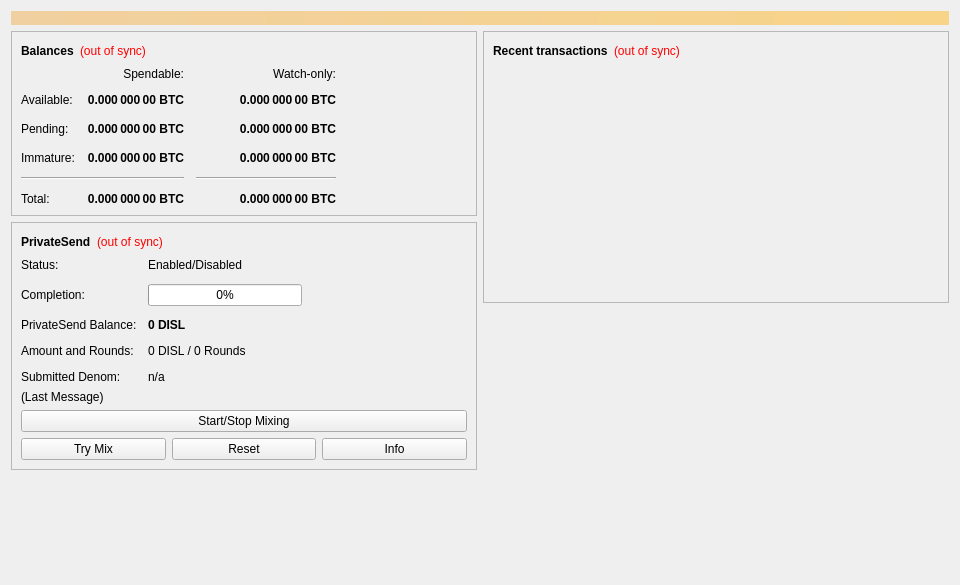
<?xml version="1.0" encoding="UTF-8"?>
<ui version="4.0">
 <class>OverviewPage</class>
 <widget class="QWidget" name="OverviewPage">
  <property name="geometry">
   <rect>
    <x>0</x>
    <y>0</y>
    <width>960</width>
    <height>585</height>
   </rect>
  </property>
  <property name="minimumSize">
   <size>
    <width>960</width>
    <height>0</height>
   </size>
  </property>
  <property name="windowTitle">
   <string>Form</string>
  </property>
  <layout class="QVBoxLayout" name="topLayout">
   <item>
    <widget class="QLabel" name="labelAlerts">
     <property name="visible">
      <bool>false</bool>
     </property>
     <property name="styleSheet">
      <string notr="true">background-color: qlineargradient(x1: 0, y1: 0, x2: 1, y2: 0, stop:0 #F0D0A0, stop:1 #F8D488); color:#000000;</string>
     </property>
     <property name="wordWrap">
      <bool>true</bool>
     </property>
     <property name="margin">
      <number>3</number>
     </property>
    </widget>
   </item>
   <item>
    <layout class="QHBoxLayout" name="horizontalLayout" stretch="1,1">
     <item>
      <layout class="QVBoxLayout" name="verticalLayout_2">
       <item>
        <widget class="QFrame" name="frame">
         <property name="frameShape">
          <enum>QFrame::StyledPanel</enum>
         </property>
         <property name="frameShadow">
          <enum>QFrame::Raised</enum>
         </property>
         <layout class="QVBoxLayout" name="verticalLayout_4">
          <item>
           <layout class="QHBoxLayout" name="horizontalLayout_4">
            <item>
             <widget class="QLabel" name="label_5">
              <property name="font">
               <font>
                <weight>75</weight>
                <bold>true</bold>
               </font>
              </property>
              <property name="text">
               <string>Balances</string>
              </property>
             </widget>
            </item>
            <item>
             <widget class="QLabel" name="labelWalletStatus">
              <property name="toolTip">
               <string>The displayed information may be out of date. Your wallet automatically synchronizes with the DigitSlate network after a connection is established, but this process has not completed yet.</string>
              </property>
              <property name="styleSheet">
               <string notr="true">QLabel { color: red; }</string>
              </property>
              <property name="text">
               <string notr="true">(out of sync)</string>
              </property>
              <property name="alignment">
               <set>Qt::AlignLeading|Qt::AlignLeft|Qt::AlignVCenter</set>
              </property>
             </widget>
            </item>
            <item>
             <spacer name="horizontalSpacer_3">
              <property name="orientation">
               <enum>Qt::Horizontal</enum>
              </property>
              <property name="sizeHint" stdset="0">
               <size>
                <width>40</width>
                <height>20</height>
               </size>
              </property>
             </spacer>
            </item>
           </layout>
          </item>
          <item>
           <layout class="QGridLayout" name="gridLayout">
            <property name="spacing">
             <number>12</number>
            </property>
            <item row="2" column="2">
             <widget class="QLabel" name="labelWatchPending">
              <property name="font">
               <font>
                <weight>75</weight>
                <bold>true</bold>
               </font>
              </property>
              <property name="cursor">
               <cursorShape>IBeamCursor</cursorShape>
              </property>
              <property name="toolTip">
               <string>Unconfirmed transactions to watch-only addresses</string>
              </property>
              <property name="text">
               <string notr="true">0.000 000 00 BTC</string>
              </property>
              <property name="alignment">
               <set>Qt::AlignRight|Qt::AlignTrailing|Qt::AlignVCenter</set>
              </property>
              <property name="textInteractionFlags">
               <set>Qt::LinksAccessibleByMouse|Qt::TextSelectableByKeyboard|Qt::TextSelectableByMouse</set>
              </property>
             </widget>
            </item>
            <item row="2" column="1">
             <widget class="QLabel" name="labelUnconfirmed">
              <property name="font">
               <font>
                <weight>75</weight>
                <bold>true</bold>
               </font>
              </property>
              <property name="cursor">
               <cursorShape>IBeamCursor</cursorShape>
              </property>
              <property name="toolTip">
               <string>Total of transactions that have yet to be confirmed, and do not yet count toward the spendable balance</string>
              </property>
              <property name="text">
               <string notr="true">0.000 000 00 BTC</string>
              </property>
              <property name="alignment">
               <set>Qt::AlignRight|Qt::AlignTrailing|Qt::AlignVCenter</set>
              </property>
              <property name="textInteractionFlags">
               <set>Qt::LinksAccessibleByMouse|Qt::TextSelectableByKeyboard|Qt::TextSelectableByMouse</set>
              </property>
             </widget>
            </item>
            <item row="3" column="2">
             <widget class="QLabel" name="labelWatchImmature">
              <property name="font">
               <font>
                <weight>75</weight>
                <bold>true</bold>
               </font>
              </property>
              <property name="cursor">
               <cursorShape>IBeamCursor</cursorShape>
              </property>
              <property name="toolTip">
               <string>Mined balance in watch-only addresses that has not yet matured</string>
              </property>
              <property name="text">
               <string notr="true">0.000 000 00 BTC</string>
              </property>
              <property name="alignment">
               <set>Qt::AlignRight|Qt::AlignTrailing|Qt::AlignVCenter</set>
              </property>
              <property name="textInteractionFlags">
               <set>Qt::LinksAccessibleByMouse|Qt::TextSelectableByKeyboard|Qt::TextSelectableByMouse</set>
              </property>
             </widget>
            </item>
            <item row="4" column="0" colspan="2">
             <widget class="Line" name="lineSpendableBalance">
              <property name="orientation">
               <enum>Qt::Horizontal</enum>
              </property>
             </widget>
            </item>
            <item row="4" column="2">
             <widget class="Line" name="lineWatchBalance">
              <property name="sizePolicy">
               <sizepolicy hsizetype="Preferred" vsizetype="Fixed">
                <horstretch>0</horstretch>
                <verstretch>0</verstretch>
               </sizepolicy>
              </property>
              <property name="minimumSize">
               <size>
                <width>140</width>
                <height>0</height>
               </size>
              </property>
              <property name="orientation">
               <enum>Qt::Horizontal</enum>
              </property>
             </widget>
            </item>
            <item row="5" column="0">
             <widget class="QLabel" name="labelTotalText">
              <property name="text">
               <string>Total:</string>
              </property>
             </widget>
            </item>
            <item row="3" column="1">
             <widget class="QLabel" name="labelImmature">
              <property name="font">
               <font>
                <weight>75</weight>
                <bold>true</bold>
               </font>
              </property>
              <property name="cursor">
               <cursorShape>IBeamCursor</cursorShape>
              </property>
              <property name="toolTip">
               <string>Mined balance that has not yet matured</string>
              </property>
              <property name="text">
               <string notr="true">0.000 000 00 BTC</string>
              </property>
              <property name="alignment">
               <set>Qt::AlignRight|Qt::AlignTrailing|Qt::AlignVCenter</set>
              </property>
              <property name="textInteractionFlags">
               <set>Qt::LinksAccessibleByMouse|Qt::TextSelectableByKeyboard|Qt::TextSelectableByMouse</set>
              </property>
             </widget>
            </item>
            <item row="2" column="3">
             <spacer name="horizontalSpacer_2">
              <property name="orientation">
               <enum>Qt::Horizontal</enum>
              </property>
              <property name="sizeHint" stdset="0">
               <size>
                <width>40</width>
                <height>20</height>
               </size>
              </property>
             </spacer>
            </item>
            <item row="3" column="0">
             <widget class="QLabel" name="labelImmatureText">
              <property name="text">
               <string>Immature:</string>
              </property>
             </widget>
            </item>
            <item row="5" column="1">
             <widget class="QLabel" name="labelTotal">
              <property name="font">
               <font>
                <weight>75</weight>
                <bold>true</bold>
               </font>
              </property>
              <property name="cursor">
               <cursorShape>IBeamCursor</cursorShape>
              </property>
              <property name="toolTip">
               <string>Your current total balance</string>
              </property>
              <property name="text">
               <string notr="true">0.000 000 00 BTC</string>
              </property>
              <property name="alignment">
               <set>Qt::AlignRight|Qt::AlignTrailing|Qt::AlignVCenter</set>
              </property>
              <property name="textInteractionFlags">
               <set>Qt::LinksAccessibleByMouse|Qt::TextSelectableByKeyboard|Qt::TextSelectableByMouse</set>
              </property>
             </widget>
            </item>
            <item row="5" column="2">
             <widget class="QLabel" name="labelWatchTotal">
              <property name="font">
               <font>
                <weight>75</weight>
                <bold>true</bold>
               </font>
              </property>
              <property name="cursor">
               <cursorShape>IBeamCursor</cursorShape>
              </property>
              <property name="toolTip">
               <string>Current total balance in watch-only addresses</string>
              </property>
              <property name="text">
               <string notr="true">0.000 000 00 BTC</string>
              </property>
              <property name="alignment">
               <set>Qt::AlignRight|Qt::AlignTrailing|Qt::AlignVCenter</set>
              </property>
              <property name="textInteractionFlags">
               <set>Qt::LinksAccessibleByMouse|Qt::TextSelectableByKeyboard|Qt::TextSelectableByMouse</set>
              </property>
             </widget>
            </item>
            <item row="0" column="2">
             <widget class="QLabel" name="labelWatchonly">
              <property name="text">
               <string>Watch-only:</string>
              </property>
              <property name="alignment">
               <set>Qt::AlignRight|Qt::AlignTrailing|Qt::AlignVCenter</set>
              </property>
             </widget>
            </item>
            <item row="1" column="0">
             <widget class="QLabel" name="labelBalanceText">
              <property name="text">
               <string>Available:</string>
              </property>
             </widget>
            </item>
            <item row="1" column="1">
             <widget class="QLabel" name="labelBalance">
              <property name="font">
               <font>
                <weight>75</weight>
                <bold>true</bold>
               </font>
              </property>
              <property name="cursor">
               <cursorShape>IBeamCursor</cursorShape>
              </property>
              <property name="toolTip">
               <string>Your current spendable balance</string>
              </property>
              <property name="text">
               <string notr="true">0.000 000 00 BTC</string>
              </property>
              <property name="alignment">
               <set>Qt::AlignRight|Qt::AlignTrailing|Qt::AlignVCenter</set>
              </property>
              <property name="textInteractionFlags">
               <set>Qt::LinksAccessibleByMouse|Qt::TextSelectableByKeyboard|Qt::TextSelectableByMouse</set>
              </property>
             </widget>
            </item>
            <item row="1" column="2">
             <widget class="QLabel" name="labelWatchAvailable">
              <property name="font">
               <font>
                <weight>75</weight>
                <bold>true</bold>
               </font>
              </property>
              <property name="cursor">
               <cursorShape>IBeamCursor</cursorShape>
              </property>
              <property name="toolTip">
               <string>Your current balance in watch-only addresses</string>
              </property>
              <property name="text">
               <string notr="true">0.000 000 00 BTC</string>
              </property>
              <property name="alignment">
               <set>Qt::AlignRight|Qt::AlignTrailing|Qt::AlignVCenter</set>
              </property>
              <property name="textInteractionFlags">
               <set>Qt::LinksAccessibleByMouse|Qt::TextSelectableByKeyboard|Qt::TextSelectableByMouse</set>
              </property>
             </widget>
            </item>
            <item row="2" column="0">
             <widget class="QLabel" name="labelPendingText">
              <property name="text">
               <string>Pending:</string>
              </property>
             </widget>
            </item>
            <item row="0" column="1">
             <widget class="QLabel" name="labelSpendable">
              <property name="text">
               <string>Spendable:</string>
              </property>
              <property name="alignment">
               <set>Qt::AlignRight|Qt::AlignTrailing|Qt::AlignVCenter</set>
              </property>
             </widget>
            </item>
           </layout>
          </item>
         </layout>
        </widget>
       </item>
       <item>
        <widget class="QFrame" name="framePrivateSend">
         <property name="layoutDirection">
          <enum>Qt::LeftToRight</enum>
         </property>
         <property name="frameShape">
          <enum>QFrame::StyledPanel</enum>
         </property>
         <property name="frameShadow">
          <enum>QFrame::Raised</enum>
         </property>
         <layout class="QVBoxLayout" name="VerticalLayout_PS1">
          <item>
           <layout class="QHBoxLayout" name="horizontalLayout_5">
            <item>
             <widget class="QLabel" name="labelPrivateSendHeader">
              <property name="font">
               <font>
                <weight>75</weight>
                <bold>true</bold>
               </font>
              </property>
              <property name="text">
               <string>PrivateSend</string>
              </property>
             </widget>
            </item>
            <item>
             <widget class="QLabel" name="labelPrivateSendSyncStatus">
              <property name="toolTip">
               <string>The displayed information may be out of date. Your wallet automatically synchronizes with the DigitSlate network after a connection is established, but this process has not completed yet.</string>
              </property>
              <property name="styleSheet">
               <string notr="true">QLabel { color: red; }</string>
              </property>
              <property name="text">
               <string notr="true">(out of sync)</string>
              </property>
              <property name="alignment">
               <set>Qt::AlignLeading|Qt::AlignLeft|Qt::AlignVCenter</set>
              </property>
             </widget>
            </item>
            <item>
             <spacer name="horizontalSpacer_4">
              <property name="orientation">
               <enum>Qt::Horizontal</enum>
              </property>
              <property name="sizeHint" stdset="0">
               <size>
                <width>40</width>
                <height>20</height>
               </size>
              </property>
             </spacer>
            </item>
           </layout>
          </item>
          <item>
           <layout class="QFormLayout" name="privateSendFormLayout">
            <property name="fieldGrowthPolicy">
             <enum>QFormLayout::AllNonFixedFieldsGrow</enum>
            </property>
            <property name="horizontalSpacing">
             <number>11</number>
            </property>
            <property name="verticalSpacing">
             <number>12</number>
            </property>
            <item row="0" column="0">
             <widget class="QLabel" name="labelPrivateSendEnabledText">
              <property name="text">
               <string>Status:</string>
              </property>
             </widget>
            </item>
            <item row="0" column="1">
             <widget class="QLabel" name="labelPrivateSendEnabled">
              <property name="text">
               <string>Enabled/Disabled</string>
              </property>
             </widget>
            </item>
            <item row="1" column="0">
             <widget class="QLabel" name="labelCompletitionText">
              <property name="text">
               <string>Completion:</string>
              </property>
             </widget>
            </item>
            <item row="1" column="1">
             <widget class="QProgressBar" name="privateSendProgress">
              <property name="maximumSize">
               <size>
                <width>154</width>
                <height>16777215</height>
               </size>
              </property>
              <property name="value">
               <number>0</number>
              </property>
             </widget>
            </item>
            <item row="2" column="0">
             <widget class="QLabel" name="labelAnonymizedText">
              <property name="text">
               <string>PrivateSend Balance:</string>
              </property>
             </widget>
            </item>
            <item row="2" column="1">
             <widget class="QLabel" name="labelAnonymized">
              <property name="font">
               <font>
                <weight>75</weight>
                <bold>true</bold>
               </font>
              </property>
              <property name="text">
               <string notr="true">0 DISL</string>
              </property>
             </widget>
            </item>
            <item row="3" column="0">
             <widget class="QLabel" name="labelAmountAndRoundsText">
              <property name="text">
               <string>Amount and Rounds:</string>
              </property>
             </widget>
            </item>
            <item row="3" column="1">
             <widget class="QLabel" name="labelAmountRounds">
              <property name="text">
               <string>0 DISL / 0 Rounds</string>
              </property>
             </widget>
            </item>
            <item row="4" column="0">
             <widget class="QLabel" name="labelSubmittedDenomText">
              <property name="text">
               <string>Submitted Denom:</string>
              </property>
             </widget>
            </item>
            <item row="4" column="1">
             <widget class="QLabel" name="labelSubmittedDenom">
              <property name="toolTip">
               <string>The denominations you submitted to the Masternode.&lt;br&gt;To mix, other users must submit the exact same denominations.</string>
              </property>
              <property name="text">
               <string>n/a</string>
              </property>
             </widget>
            </item>
           </layout>
          </item>
          <item>
           <layout class="QVBoxLayout" name="VerticalLayout_PS">
            <item>
             <widget class="QLabel" name="labelPrivateSendLastMessage">
              <property name="text">
               <string>(Last Message)</string>
              </property>
              <property name="alignment">
               <set>Qt::AlignLeading|Qt::AlignLeft|Qt::AlignTop</set>
              </property>
              <property name="wordWrap">
               <bool>true</bool>
              </property>
             </widget>
            </item>
            <item>
             <widget class="QPushButton" name="togglePrivateSend">
              <property name="sizePolicy">
               <sizepolicy hsizetype="MinimumExpanding" vsizetype="Fixed">
                <horstretch>0</horstretch>
                <verstretch>0</verstretch>
               </sizepolicy>
              </property>
              <property name="text">
               <string>Start/Stop Mixing</string>
              </property>
             </widget>
            </item>
            <item>
             <layout class="QHBoxLayout" name="horizontalLayout_debugbuttons">
              <item>
               <widget class="QPushButton" name="privateSendAuto">
                <property name="sizePolicy">
                 <sizepolicy hsizetype="MinimumExpanding" vsizetype="Fixed">
                  <horstretch>0</horstretch>
                  <verstretch>0</verstretch>
                 </sizepolicy>
                </property>
                <property name="toolTip">
                 <string>Try to manually submit a PrivateSend request.</string>
                </property>
                <property name="text">
                 <string>Try Mix</string>
                </property>
               </widget>
              </item>
              <item>
               <widget class="QPushButton" name="privateSendReset">
                <property name="sizePolicy">
                 <sizepolicy hsizetype="MinimumExpanding" vsizetype="Fixed">
                  <horstretch>0</horstretch>
                  <verstretch>0</verstretch>
                 </sizepolicy>
                </property>
                <property name="toolTip">
                 <string>Reset the current status of PrivateSend (can interrupt PrivateSend if it's in the process of Mixing, which can cost you money!)</string>
                </property>
                <property name="autoFillBackground">
                 <bool>false</bool>
                </property>
                <property name="text">
                 <string>Reset</string>
                </property>
               </widget>
              </item>
              <item>
               <widget class="QPushButton" name="privateSendInfo">
                <property name="sizePolicy">
                 <sizepolicy hsizetype="MinimumExpanding" vsizetype="Fixed">
                  <horstretch>0</horstretch>
                  <verstretch>0</verstretch>
                 </sizepolicy>
                </property>
                <property name="toolTip">
                 <string>Information about PrivateSend and Mixing</string>
                </property>
                <property name="text">
                 <string>Info</string>
                </property>
               </widget>
              </item>
             </layout>
            </item>
           </layout>
          </item>
         </layout>
        </widget>
       </item>
       <item>
        <spacer name="verticalSpacer">
         <property name="orientation">
          <enum>Qt::Vertical</enum>
         </property>
         <property name="sizeHint" stdset="0">
          <size>
           <width>20</width>
           <height>40</height>
          </size>
         </property>
        </spacer>
       </item>
      </layout>
     </item>
     <item>
      <layout class="QVBoxLayout" name="verticalLayout_3">
       <item>
        <widget class="QFrame" name="frame_2">
         <property name="frameShape">
          <enum>QFrame::StyledPanel</enum>
         </property>
         <property name="frameShadow">
          <enum>QFrame::Raised</enum>
         </property>
         <layout class="QVBoxLayout" name="verticalLayout">
          <item>
           <layout class="QHBoxLayout" name="horizontalLayout_2">
            <item>
             <widget class="QLabel" name="label_4">
              <property name="font">
               <font>
                <weight>75</weight>
                <bold>true</bold>
               </font>
              </property>
              <property name="text">
               <string>Recent transactions</string>
              </property>
             </widget>
            </item>
            <item>
             <widget class="QLabel" name="labelTransactionsStatus">
              <property name="toolTip">
               <string>The displayed information may be out of date. Your wallet automatically synchronizes with the DigitSlate network after a connection is established, but this process has not completed yet.</string>
              </property>
              <property name="styleSheet">
               <string notr="true">QLabel { color: red; }</string>
              </property>
              <property name="text">
               <string notr="true">(out of sync)</string>
              </property>
              <property name="alignment">
               <set>Qt::AlignLeading|Qt::AlignLeft|Qt::AlignVCenter</set>
              </property>
             </widget>
            </item>
            <item>
             <spacer name="horizontalSpacer">
              <property name="orientation">
               <enum>Qt::Horizontal</enum>
              </property>
              <property name="sizeHint" stdset="0">
               <size>
                <width>40</width>
                <height>20</height>
               </size>
              </property>
             </spacer>
            </item>
           </layout>
          </item>
          <item>
           <widget class="QListView" name="listTransactions">
            <property name="styleSheet">
             <string notr="true">QListView { background: transparent; }</string>
            </property>
            <property name="frameShape">
             <enum>QFrame::NoFrame</enum>
            </property>
            <property name="verticalScrollBarPolicy">
             <enum>Qt::ScrollBarAlwaysOff</enum>
            </property>
            <property name="horizontalScrollBarPolicy">
             <enum>Qt::ScrollBarAlwaysOff</enum>
            </property>
            <property name="selectionMode">
             <enum>QAbstractItemView::NoSelection</enum>
            </property>
           </widget>
          </item>
         </layout>
        </widget>
       </item>
       <item>
        <spacer name="verticalSpacer_2">
         <property name="orientation">
          <enum>Qt::Vertical</enum>
         </property>
         <property name="sizeHint" stdset="0">
          <size>
           <width>20</width>
           <height>40</height>
          </size>
         </property>
        </spacer>
       </item>
      </layout>
     </item>
    </layout>
   </item>
  </layout>
 </widget>
 <resources/>
 <connections/>
</ui>
